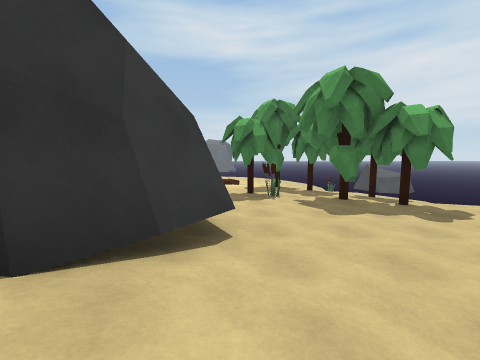
[1] (above)

24 first-person views from a walk through a scene from a Unity 3-D project. The camera is 1.3 m above the floor, tilts 6° down and sees 90° across. The floor is counted in squares, 2 m on a side. Each view is taken from the middle of a square. On the plan, view 1 faces up. The plan holds only what a view shows up to about 9 squares ahead; the rest is blank. The place goes on beyond the plan. Surface patterns are stand-ins for the level's own textures.

[2]
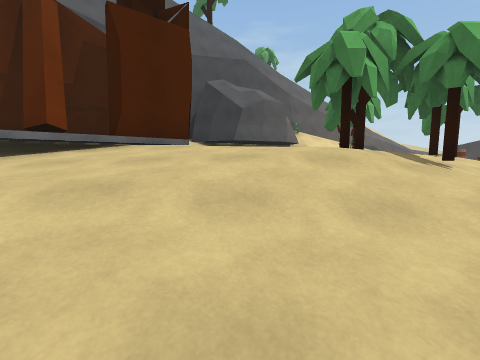

[3]
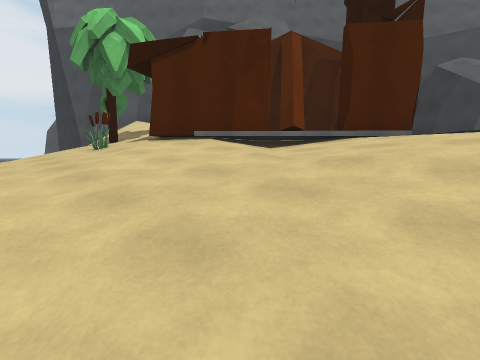

[4]
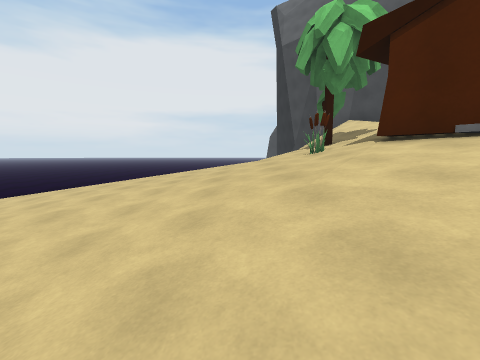

[5]
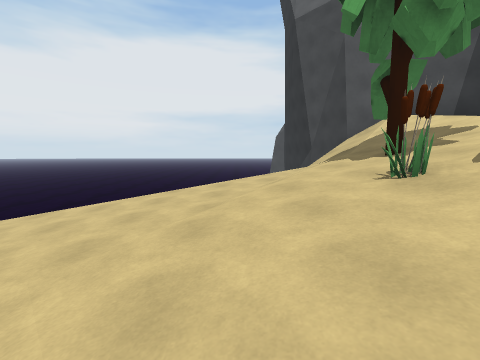

[6]
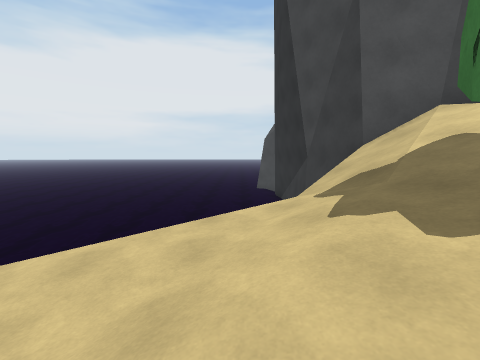

[7]
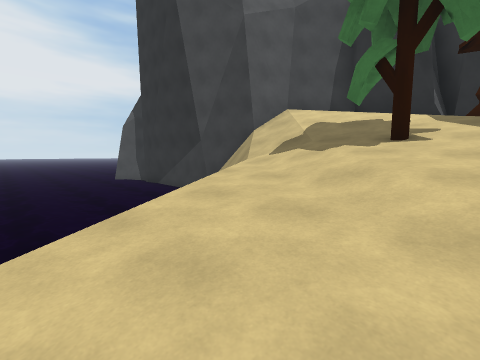

[8]
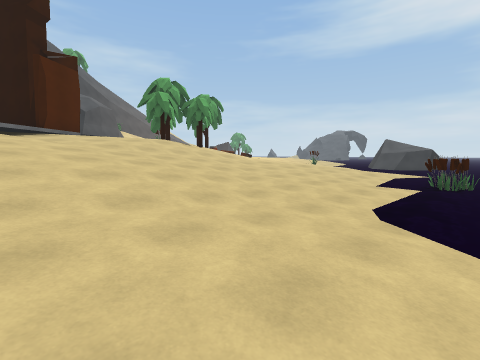

[9]
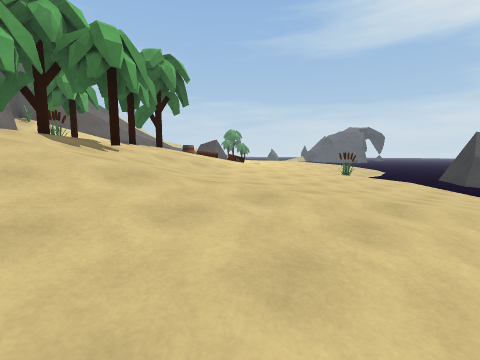

[10]
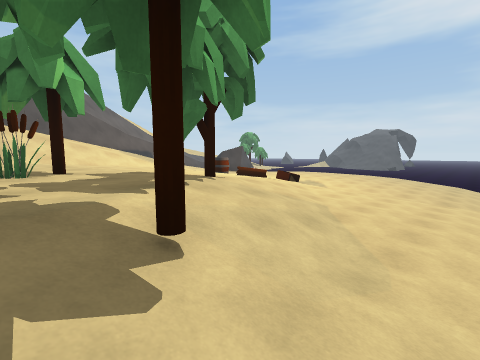

[11]
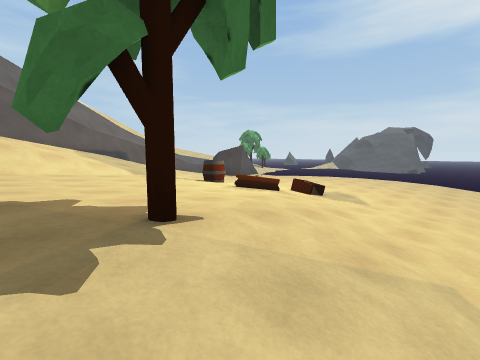

[12]
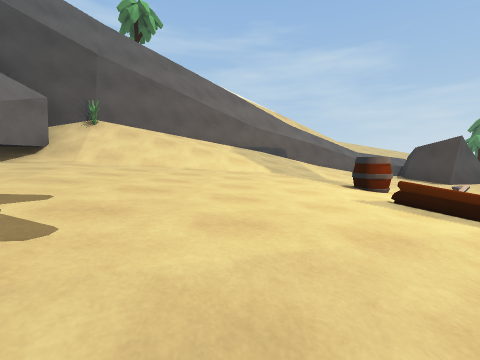

[13]
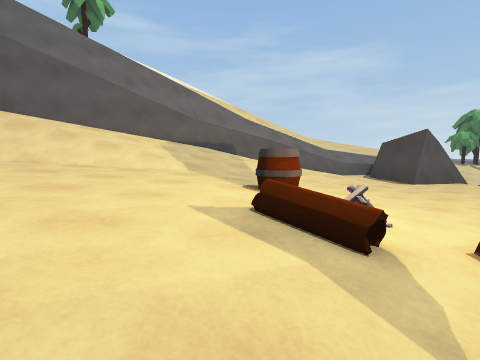

[14]
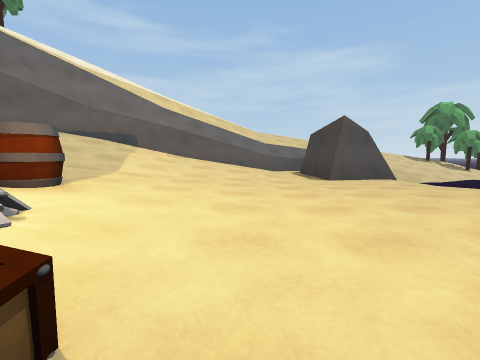

[15]
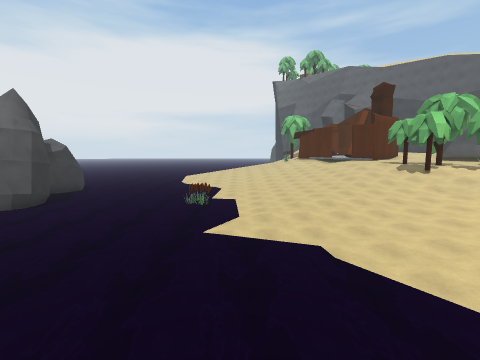

[16]
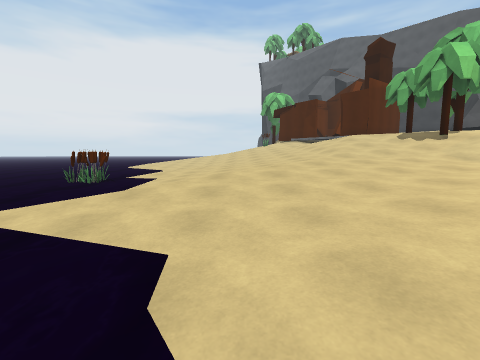

[17]
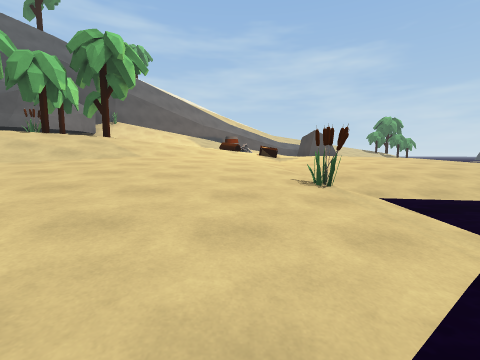

[18]
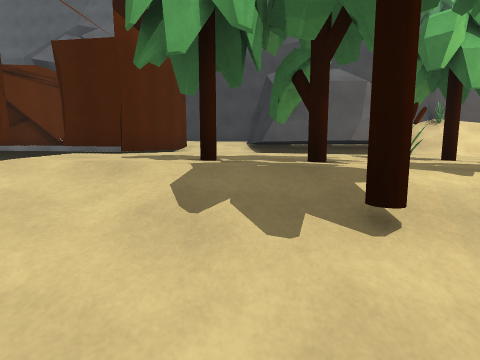

[19]
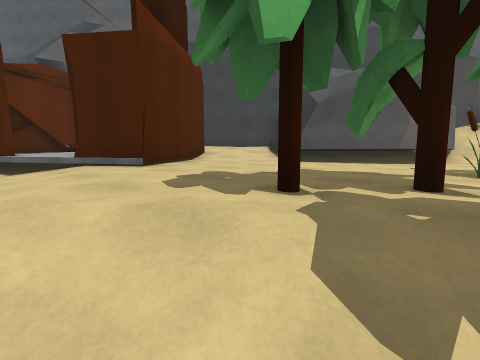

[20]
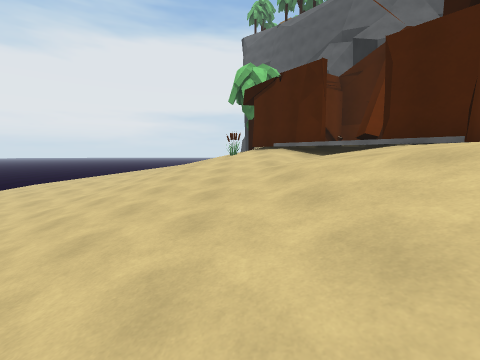

[21]
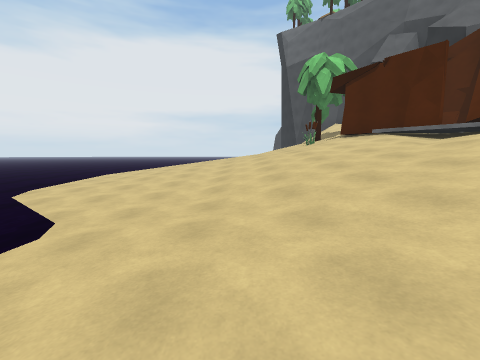

[22]
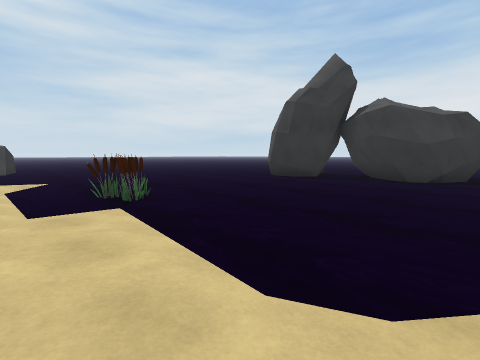

[23]
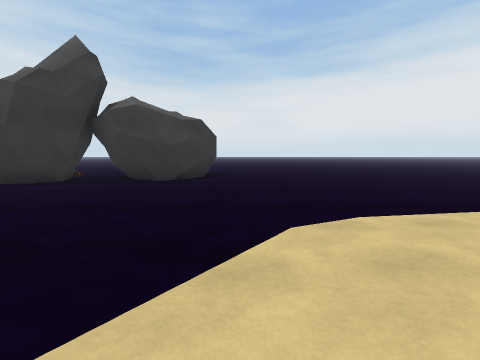

[24]
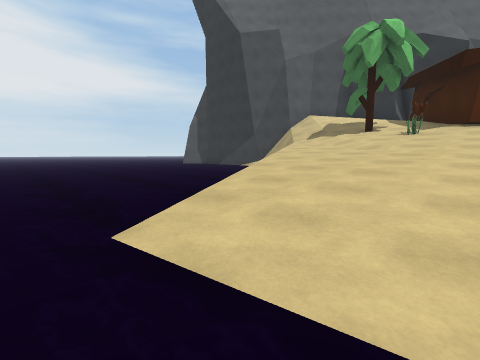

### Floor plan
Key: @ floor where view 1 was taken; # wall or solid block; . main floor; : floor 0.75 m higher than the main floor; + floor 1.75 m higher than the main floor; * floor 2.5 m higher than the main floor; % floor 3.25 m higher than the main floor; & floor 4.75 m higher than the main floor; / step, stairs or slope; = window, fence, low wall or low ledge; ~ water the walk can cross; ≈ water the walk keeps out of; v drop or lower ground; T tree; H house; L log; B barrel; C campfire; O other object.
Columns run from 9 left of view 1 to 20 right of it. Each row starts with its distance up from view 1.
 18  ##::::  :::...
 17 ##::::::::::...  ≈
 16 =:::::::::::...~≈#/ /
 15 /++:::::::::...~~~/=≈
 14 //++:::+:O::..O...~~≈≈≈≈
 13 /#//++B+CL:::.....~~~≈≈≈≈
 12 /#///++++++:::.....~~~≈≈≈≈
 11 /#///++++++/:::......~~≈≈≈
 10 /v#//++++++//::......~≈≈≈≈≈
  9 //#///+++++//:::.....~≈≈≈≈≈≈
  8 //v#//****TT//::::...O~~≈≈≈##O
  7   v#//***T*//T+:::...~O~≈≈≈≈#≈
  6   /v#/***TO**/++::....~~≈≈≈≈≈#
  5   /vv###***TT*//+:....~~~≈≈≈##
  4    /v  ##******/+:...~~~~~≈≈##
  3      v  #******/+::...~~~~~≈≈#
  2      v ##%**H**+++:....~~~~≈≈≈
  1        #%%%HHH*+++::....~~~≈≈≈
  0        ≈#@HHHHH*+++:....~~~~≈≈
 -1         #%#HHHHH*++::....~~~≈≈
 -2            HHHH#*++::....~~~≈≈
 -3             HHH%O+++::...~~≈≈≈
 -4            # H%%*+/+::..≈≈ ≈≈≈
 -5           ##  /%T/++: v≈≈≈  ≈≈
 -6            #  /T//++=≈≈≈≈≈≈  ≈
 -7            # &///+= ≈≈≈≈≈≈≈
 -8             #&//v  ≈≈≈≈≈≈≈
 -9              ###  ≈≈≈≈≈≈≈≈≈
-10                # ≈≈≈≈≈≈≈≈≈≈≈
-11                #≈≈≈≈≈≈≈≈≈≈
-12                #≈≈≈≈≈≈≈≈≈≈

Where each view was taken, in squares from view 1:
view 1: 0 up, 0 right, facing up
view 2: 3 up, 8 right, facing left
view 3: 3 up, 9 right, facing down-left
view 4: 2 up, 9 right, facing down
view 5: 1 down, 9 right, facing down
view 6: 4 down, 8 right, facing down
view 7: 4 down, 11 right, facing down-left
view 8: 0 up, 13 right, facing up-left
view 9: 5 up, 9 right, facing up-left
view 10: 6 up, 5 right, facing up-left
view 11: 8 up, 3 right, facing up-left
view 12: 10 up, 2 right, facing left
view 13: 12 up, 1 right, facing left
view 14: 15 up, 0 right, facing left
view 15: 16 up, 11 right, facing down
view 16: 13 up, 9 right, facing down
view 17: 13 up, 9 right, facing left
view 18: 7 up, 5 right, facing down-left
view 19: 6 up, 5 right, facing down-left
view 20: 6 up, 7 right, facing down
view 21: 6 up, 10 right, facing down
view 22: 3 up, 11 right, facing up-right
view 23: 2 up, 12 right, facing right
view 24: 2 down, 16 right, facing down-left
